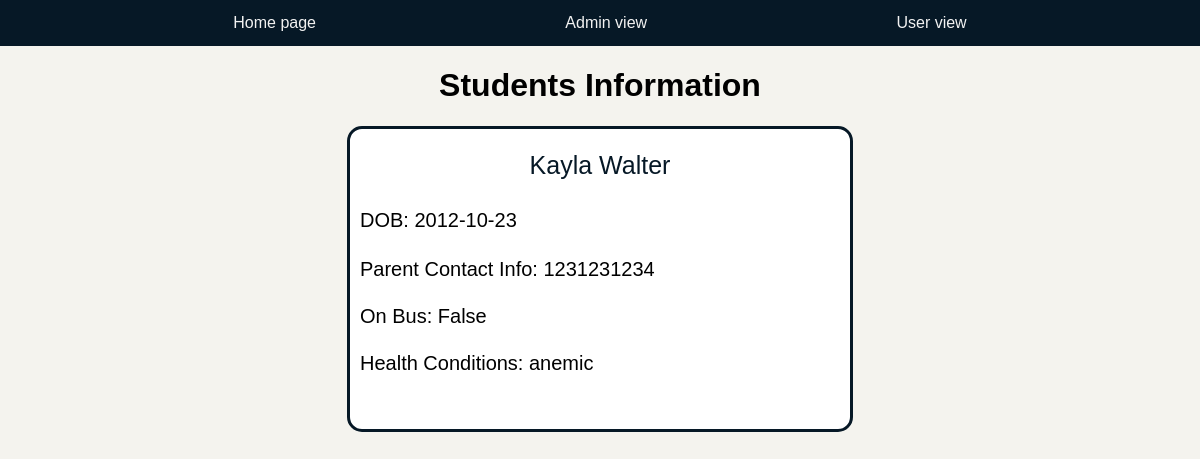
The page /studentexpanded/3 on the database its author committed.
### Project.py (models this page shows, shortened)
class Student(db.Model):
    id = db.Column(db.Integer, primary_key=True)
    first_name = db.Column(db.String(100), nullable=False)
    last_name = db.Column(db.String(100), nullable=False)
    on_bus = db.Column(db.Boolean, nullable=False)
    dob = db.Column(db.Date, nullable=False)
    conditions = db.Column(db.String(500))
    contact_info = db.Column(db.Integer)
    route_id = db.Column(db.Integer, db.ForeignKey('route.id'))

### Project.py (the view)
@app.route('/studentexpanded/<int:id>', methods=['GET'])
def display_expanded_student(id):
    student = Student.query.get(id)
    if student is None:
        return render_template('400page.html')
    return render_template('studentexpanded.html', student=student)

### templates/studentexpanded.html (shortened to what this page needs)
{% extends 'base.html' %}
{% block body %}
<div class="content">
    <h1 style="text-align: center">Students Information</h1>
    <div class="card">
        <div class="cardcontent">
            <div class="name">{{ student.first_name }} {{ student.last_name }}</div>
            <div class="dob">DOB: {{ student.dob }}</div>
            <div class="contact">Parent Contact Info: {{ student.contact_info }}</div>
            <div class="status">On Bus: {{ student.on_bus }}</div>
            <div class="health">Health Conditions: {{ student.conditions }}</div>
        </div>
    </div>
</div>
{% endblock %}

### static/css/main.css (style rules this page uses)
body, html { margin: 0; font-family: sans-serif; display: grid; background-color : #F4F3EE; }
.content { margin: 0 auto; width: 600px; }
.card { width: 500px; height: 300px; border-radius: 15px; font-size: 20px; border: solid #061826; background-color: white; margin: auto; }
.cardcontent { margin: .5em; }
.name { text-align: center; font-size: 25px; color: #061826; padding-bottom: 1em; padding-top: .5em; }
.dob { text-align: left; padding-bottom: 1em; padding-top: .2em; }
.contact { text-align: left; padding-bottom: 1em; padding-top: .3em; }
.status { text-align: left; padding-bottom: 1em; padding-top: .2em; }
.health { text-align: left; padding-bottom: 1em; padding-top: .2em; word-wrap: normal; }

### rows shown on the page
Student: first_name "Kayla", last_name "Walter", dob "2012-10-23", contact_info "1231231234", on_bus "False", conditions "anemic"
